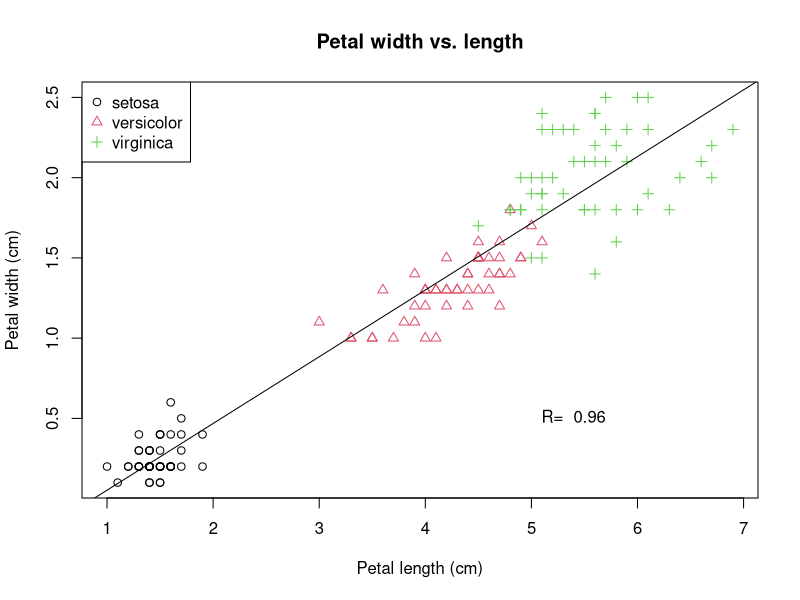

Reproduce this figure in R.
#saving plot
setwd("C:/Users/Esdeath/Desktop")
pdf("iris_data.pdf", width = 8, height = 5)

#create the data
setosa <- iris[iris$Species == "setosa" ,]
versicolor <- iris[iris$Species == "versicolor" ,]
virginica <- iris[iris$Species == "virginica" ,]

#draw the plot
plot(setosa$Petal.Length, setosa$Petal.Width,
     xlab = "Petal length (cm)", ylab = 'Petal width (cm)',
     xlim = range(iris$Petal.Length), ylim = range(iris$Petal.Width), 
     main = "Petal width vs. length",
)
# add the other species
points(versicolor$Petal.Length, versicolor$Petal.Width, col = 2, pch = 2)
points(virginica$Petal.Length, virginica$Petal.Width,  col = 3, pch = 3)

#add legend
legend("topleft",legend = c("setosa","versicolor","virginica"), col= 1:3,pch = c(1, 2, 3) ) 

#add the regression line and text
fit <- lm(Petal.Width ~ Petal.Length, data = iris)
abline(fit)
regression = summary(fit)$r.squared#算出相關性
text(5, 0.5, labels = paste("R= ", round(sqrt(regression), 2)), pos = 4)#加上相關性

dev.off()